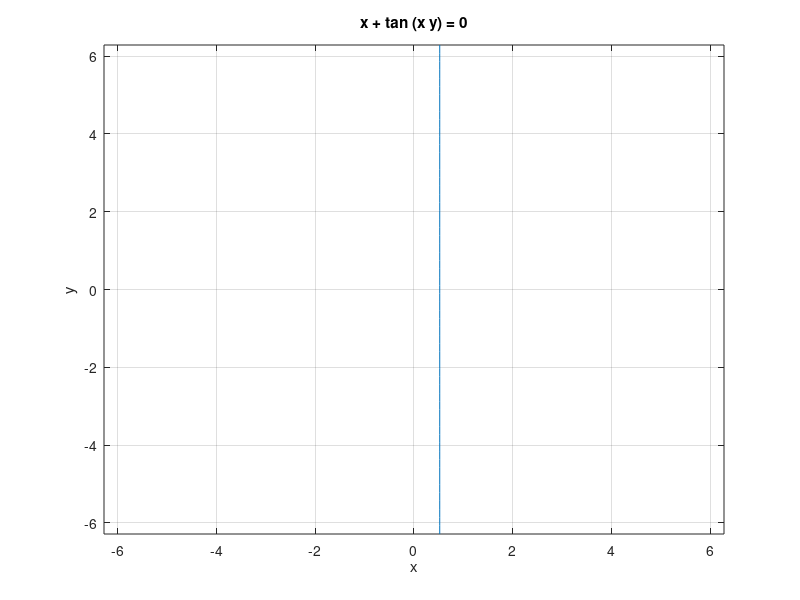

Here is the MATLAB script that generated this plot: (Note: this script raises an error after producing the figure.)
clc 
t1=@(x,y) x+tan(x*y);
ezplot(t1)
grid on
hold on
t2=@(x,y) (y*y-7.5)^2+log(x);
ezplot(t2)
[x,y]=solve('x+tan(x*y)','(y*y-7.5)^2+log(x)')
plot (x,y,'*r','MarkerSize',5)


clc
disp('x=')
fprintf('%.5f\n',x);
disp('y=')
fprintf('%.5f\n',y);
